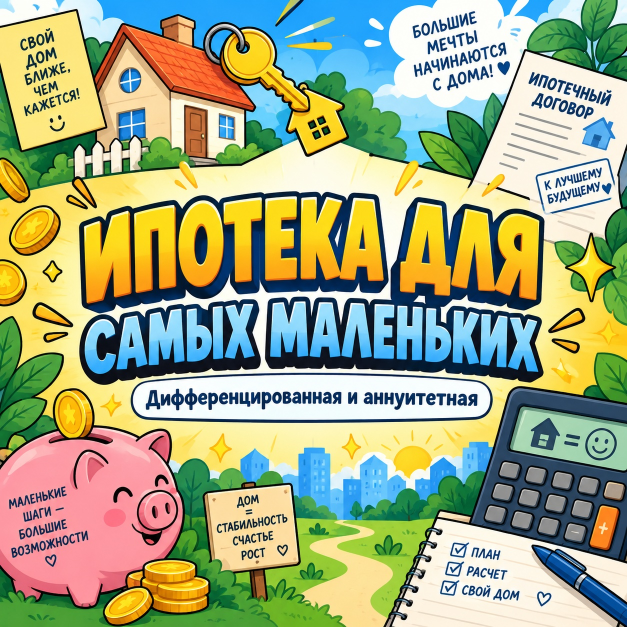
#> input picture 107_01.jpg, 1254 x 1254 px (shown at 1/2 size)
$ python sprite_cutter.py --input ../107_01.jpg
#> lines starting #> are read from the running program, lines starting #| are printed output that depends on the picture; after the words box and inside, x2 and y2 are one past the last pixel; in counts of white or black regions, pixels touching at a corner belong together
from pathlib import Path
from PIL import Image
import numpy as np
import argparse


def make_dark_mask(arr: np.ndarray, threshold: int) -> np.ndarray:
    r = arr[:, :, 0].astype(np.float32)
    g = arr[:, :, 1].astype(np.float32)
    b = arr[:, :, 2].astype(np.float32)
    a = arr[:, :, 3]

    luma = 0.299 * r + 0.587 * g + 0.114 * b

    return (a > 0) & (luma < threshold)


def find_runs(col_has: np.ndarray) -> list[tuple[int, int]]:
    runs = []
    start = None

    for x, has in enumerate(col_has):
        if has and start is None:
            start = x
        elif not has and start is not None:
            runs.append((start, x - 1))
            start = None

    if start is not None:
        runs.append((start, len(col_has) - 1))

    return runs


def merge_close_runs(runs: list[tuple[int, int]], max_gap: int) -> list[tuple[int, int]]:
    if not runs:
        return []

    merged = [runs[0]]

    for start, end in runs[1:]:
        prev_start, prev_end = merged[-1]
        gap = start - prev_end - 1

        if gap <= max_gap:
            merged[-1] = (prev_start, end)
        else:
            merged.append((start, end))

    return merged


def detect_sprite_intervals(mask: np.ndarray, frames: int, max_gap: int, min_width: int):
    col_has = mask.any(axis=0)

    runs = find_runs(col_has)
    runs = merge_close_runs(runs, max_gap=max_gap)
    runs = [(x1, x2) for x1, x2 in runs if (x2 - x1 + 1) >= min_width]

    if len(runs) != frames:
        raise RuntimeError(
            f"Найдено объектов: {len(runs)}, ожидалось: {frames}.\n"
            f"Интервалы: {runs}\n"
            f"Попробуй изменить --detect-threshold или --max-gap."
        )

    return runs


def main():
    parser = argparse.ArgumentParser()
    parser.add_argument("--input", required=True)
    parser.add_argument("--frames", type=int, default=12)
    parser.add_argument("--out", default="sprites_fixed")
    parser.add_argument("--prefix", default="run")

    parser.add_argument("--detect-threshold", type=int, default=140)
    parser.add_argument("--keep-threshold", type=int, default=210)
    parser.add_argument("--max-gap", type=int, default=20)
    parser.add_argument("--min-width", type=int, default=30)
    parser.add_argument("--padding", type=int, default=24)
    parser.add_argument("--bbox-expand", type=int, default=4)

    parser.add_argument("--frame-width", type=int, default=0)
    parser.add_argument("--frame-height", type=int, default=0)
    parser.add_argument("--anchor", choices=["center", "bottom"], default="center")

    args = parser.parse_args()

    input_path = Path(args.input)
    out_dir = Path(args.out)
    out_dir.mkdir(parents=True, exist_ok=True)

    img = Image.open(input_path).convert("RGBA")
    arr = np.array(img)
    h, w = arr.shape[:2]
#> h = 1254; w = 1254

    detect_mask = make_dark_mask(arr, args.detect_threshold)
#> in make_dark_mask, `r = arr[:, :, 0].astype(np.float32)`:
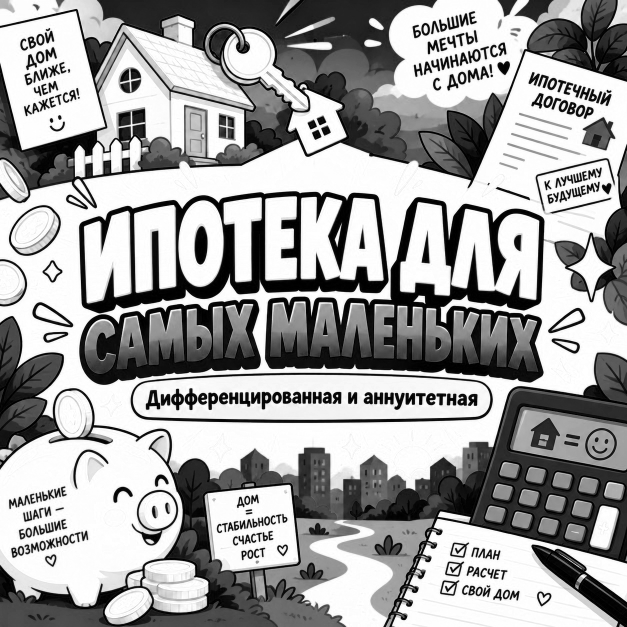
#> r: shape (1254, 1254) float32 (shown at 1/2 size); min 0, max 255, mean 160.4
#> in make_dark_mask, `g = arr[:, :, 1].astype(np.float32)`:
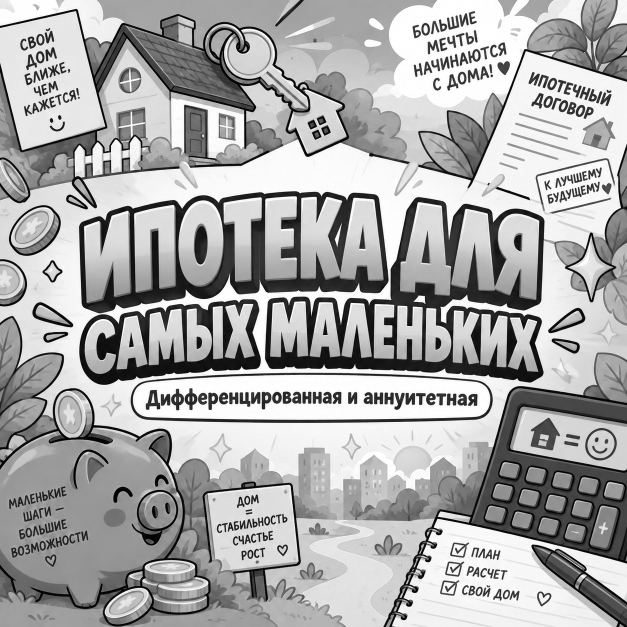
#> g: shape (1254, 1254) float32 (shown at 1/2 size); min 0, max 255, mean 169.1
#> in make_dark_mask, `b = arr[:, :, 2].astype(np.float32)`:
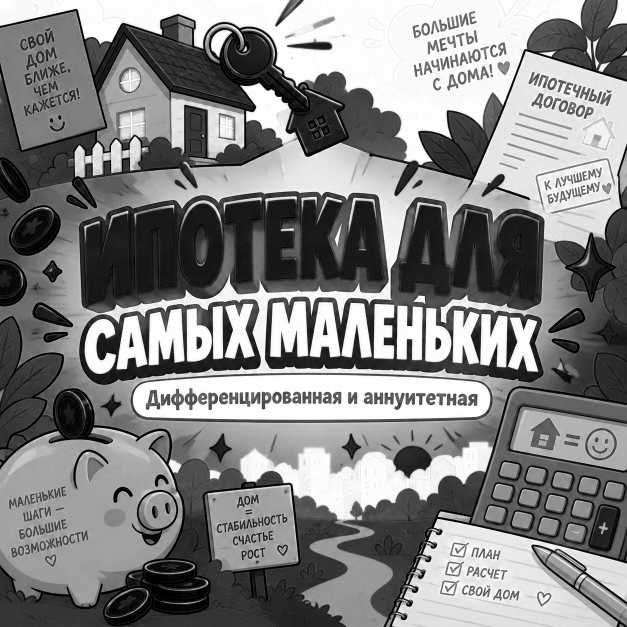
#> b: shape (1254, 1254) float32 (shown at 1/2 size); min 0, max 255, mean 132
#> in make_dark_mask, `a = arr[:, :, 3]`: a: shape (1254, 1254); every value is 255
#> in make_dark_mask, `luma = 0.299 * r + 0.587 * g + 0.114 * b`:
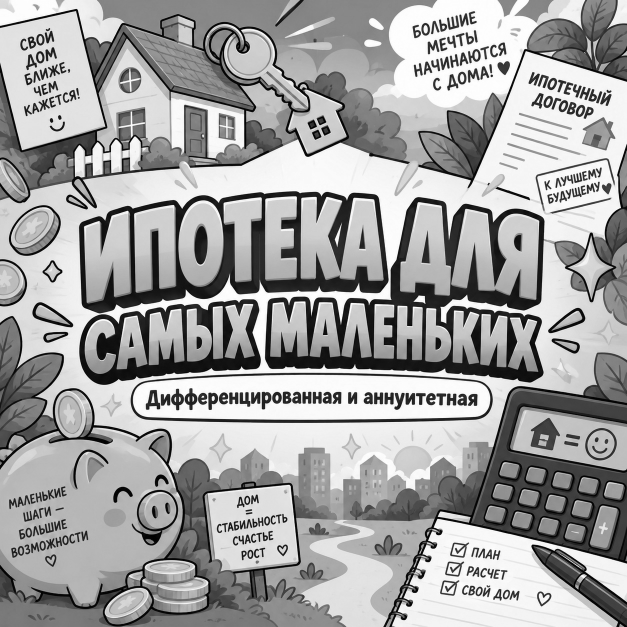
#> luma: shape (1254, 1254) float32 (shown at 1/2 size); min 0, max 255, mean 162.3
#> in make_dark_mask, `return (a > 0) & (luma < threshold)`:
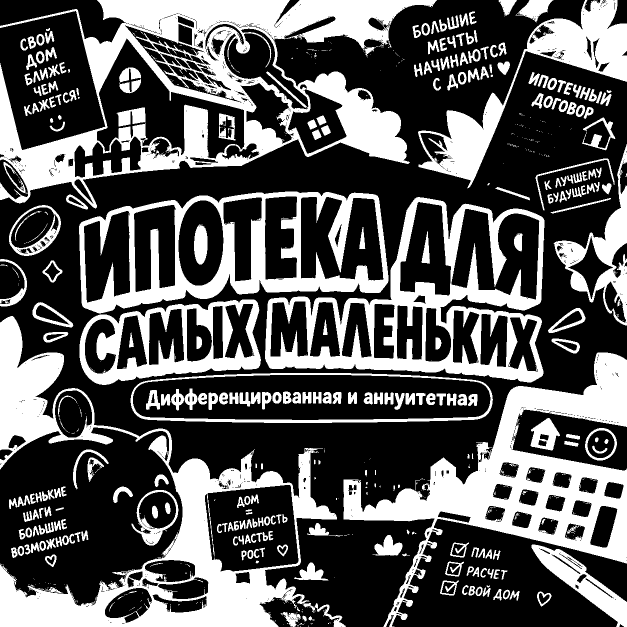
#> returned value: shape (1254, 1254) bool (shown at 1/2 size); 35.3% white; 875 white regions (574 under 20 px), largest, box (x1, y1, x2, y2) and area: (0, 0, 874, 417) 114982, (0, 632, 692, 1254) 93953, (687, 705, 1254, 1254) 79069
    keep_mask = make_dark_mask(arr, args.keep_threshold)
#> call 2 of make_dark_mask, with threshold = 210
#> in make_dark_mask (call 2), `return (a > 0) & (luma < threshold)`:
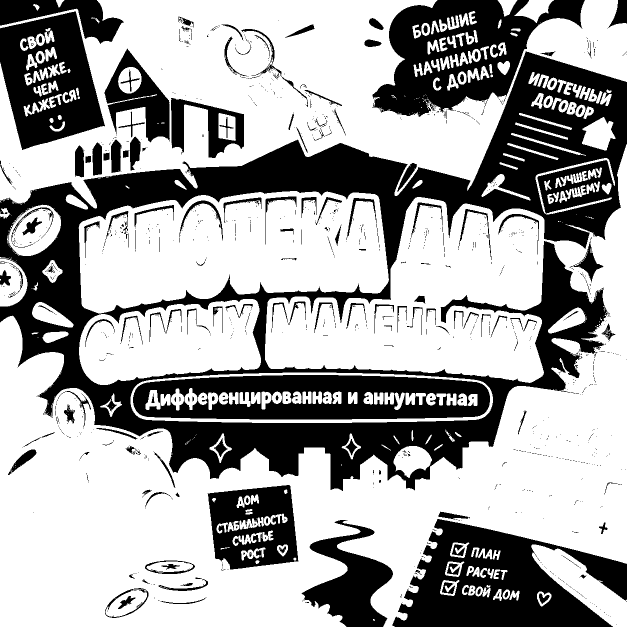
#> returned value: shape (1254, 1254) bool (shown at 1/2 size); 64.8% white; 1224 black regions (1043 under 20 px), largest, box (x1, y1, x2, y2) and area: (0, 103, 1254, 982) 265586, (785, 1038, 1254, 1254) 55530, (745, 0, 1170, 234) 47442

    # Делаем настоящий прозрачный фон:
    # всё, что не является тёмной линией, становится прозрачным.
    clean_arr = np.zeros_like(arr)
    clean_arr[keep_mask] = [0, 0, 0, 255]
    clean_img = Image.fromarray(clean_arr, "RGBA")
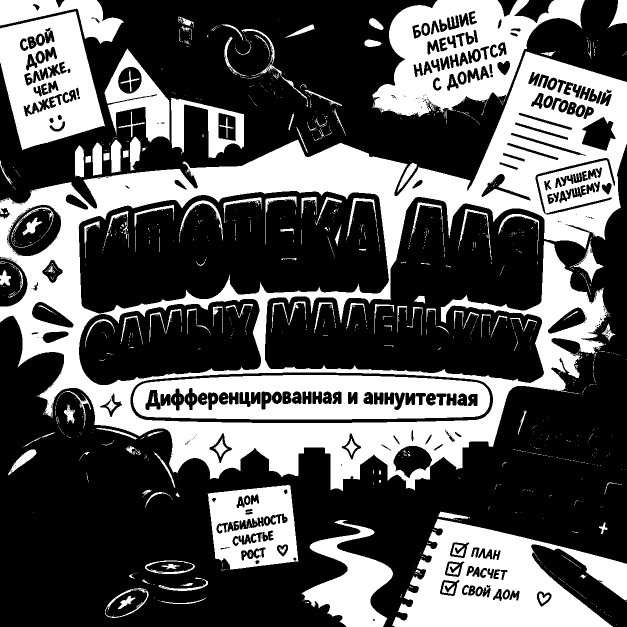
#> clean_img: PIL image 1254x1254 RGBA (shown at 1/2 size); mean R, G, B, A 0, 0, 0, 165.3; transparent parts drawn white

    intervals = detect_sprite_intervals(
        detect_mask,
        frames=args.frames,
        max_gap=args.max_gap,
        min_width=args.min_width,
    )
#> the loop in find_runs, `for x, has in enumerate(col_has):` made 1254 passes
#> start on pass 1: 0
#> after the loop in find_runs, `for x, has in enumerate(col_has):`: runs = []; start = 0
#> in detect_sprite_intervals, `runs = find_runs(col_has)`: runs = [(0, 1253)]

    bboxes = []

    for x1, x2 in intervals:
        submask = detect_mask[:, x1:x2 + 1]
        ys, xs = np.where(submask)

        if len(xs) == 0 or len(ys) == 0:
            continue

        bx1 = x1 + xs.min()
        bx2 = x1 + xs.max() + 1
        by1 = ys.min()
        by2 = ys.max() + 1

        bx1 = max(0, bx1 - args.bbox_expand)
        by1 = max(0, by1 - args.bbox_expand)
        bx2 = min(w, bx2 + args.bbox_expand)
        by2 = min(h, by2 + args.bbox_expand)

        bboxes.append((int(bx1), int(by1), int(bx2), int(by2)))

    if len(bboxes) != args.frames:
        raise RuntimeError(f"Получилось bbox: {len(bboxes)}, ожидалось: {args.frames}")

    max_sprite_w = max(x2 - x1 for x1, y1, x2, y2 in bboxes)
    max_sprite_h = max(y2 - y1 for x1, y1, x2, y2 in bboxes)

    frame_w = args.frame_width or (max_sprite_w + args.padding * 2)
    frame_h = args.frame_height or (max_sprite_h + args.padding * 2)

    saved = []

    for i, bbox in enumerate(bboxes, start=1):
        x1, y1, x2, y2 = bbox
        sprite = clean_img.crop((x1, y1, x2, y2))

        frame = Image.new("RGBA", (frame_w, frame_h), (0, 0, 0, 0))

        paste_x = (frame_w - sprite.width) // 2

        if args.anchor == "bottom":
            paste_y = frame_h - sprite.height - args.padding
        else:
            paste_y = (frame_h - sprite.height) // 2

        frame.alpha_composite(sprite, (paste_x, paste_y))

        output_path = out_dir / f"{args.prefix}_{i:03}.png"
        frame.save(output_path)
        saved.append(frame)

        print(f"Saved: {output_path} | sprite bbox={sprite.width}x{sprite.height} | frame={frame_w}x{frame_h}")

    sheet = Image.new("RGBA", (frame_w * args.frames, frame_h), (0, 0, 0, 0))

    for i, frame in enumerate(saved):
        sheet.alpha_composite(frame, (i * frame_w, 0))

    sheet_path = out_dir / f"{args.prefix}_sheet_fixed.png"
    sheet.save(sheet_path)

    print()
    print(f"Done: {args.frames} frames")
    print(f"Frame size: {frame_w}x{frame_h}")
    print(f"Fixed sheet: {sheet_path}")


if __name__ == "__main__":
#> (the run stopped early here; a loop or call above may not have finished)

$ run again, on 107_03.jpg
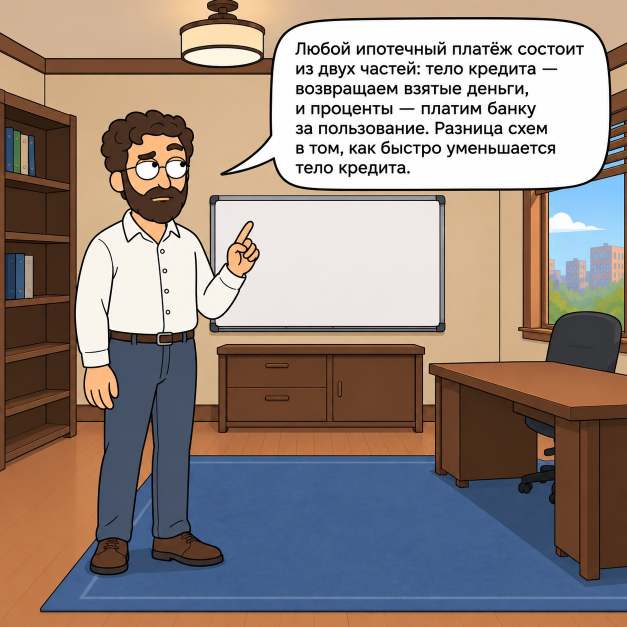
#> input picture 107_03.jpg, 1254 x 1254 px (shown at 1/2 size)
#> a: shape (1254, 1254); every value is 255
#> in make_dark_mask, `return (a > 0) & (luma < threshold)`:
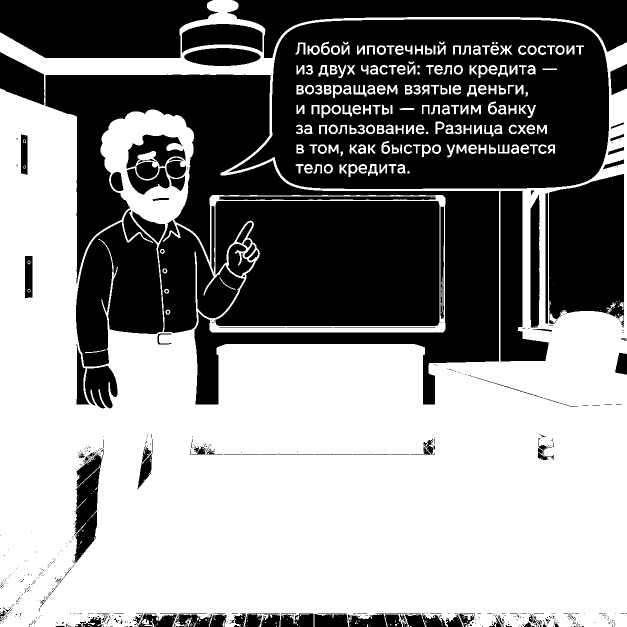
#> returned value: shape (1254, 1254) bool (shown at 1/2 size); 54.9% white; 760 black regions (572 under 20 px), largest, box (x1, y1, x2, y2) and area: (456, 39, 1218, 378) 189215, (91, 149, 998, 809) 143284, (431, 402, 879, 652) 103493
#> in main, `clean_img = Image.fromarray(clean_arr, "RGBA")`:
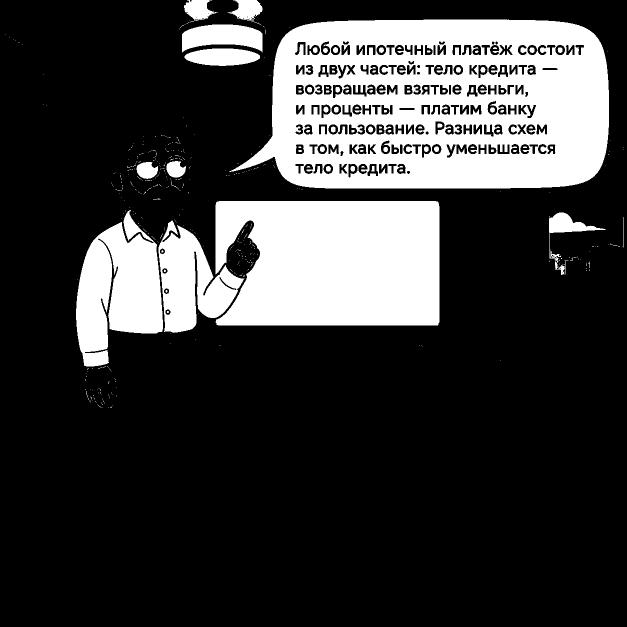
#> clean_img: PIL image 1254x1254 RGBA (shown at 1/2 size); mean R, G, B, A 0, 0, 0, 195.9; transparent parts drawn white
#> the loop in find_runs, `for x, has in enumerate(col_has):` made 1254 passes
#> start on pass 1: 0
#> after the loop in find_runs, `for x, has in enumerate(col_has):`: runs = []; start = 0
#> in detect_sprite_intervals, `runs = find_runs(col_has)`: runs = [(0, 1253)]

$ run again, on 107_04.jpg
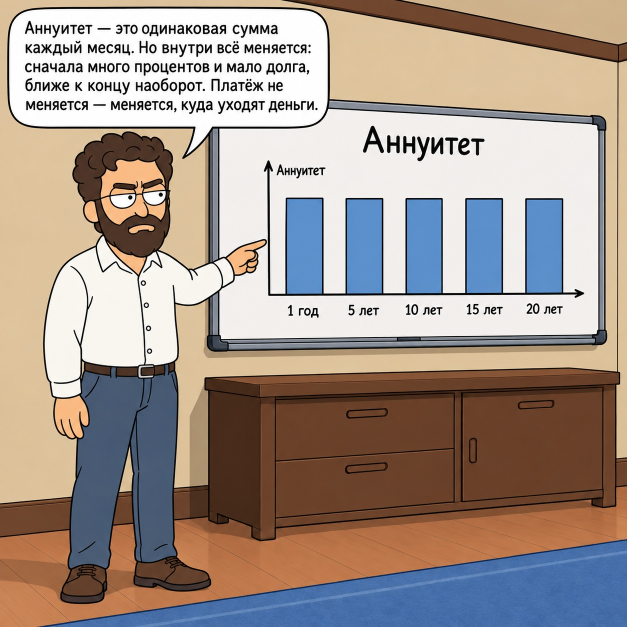
#> input picture 107_04.jpg, 1254 x 1254 px (shown at 1/2 size)
#> a: shape (1254, 1254); every value is 255
#> in make_dark_mask, `return (a > 0) & (luma < threshold)`:
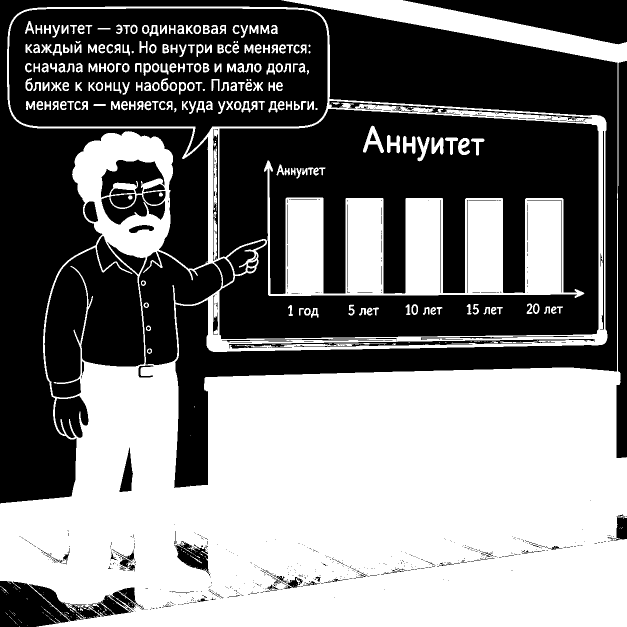
#> returned value: shape (1254, 1254) bool (shown at 1/2 size); 48.8% white; 431 white regions (221 under 20 px), largest, box (x1, y1, x2, y2) and area: (0, 0, 1254, 1254) 659767, (528, 321, 1169, 596) 75054, (726, 251, 768, 306) 870
#> in main, `clean_img = Image.fromarray(clean_arr, "RGBA")`:
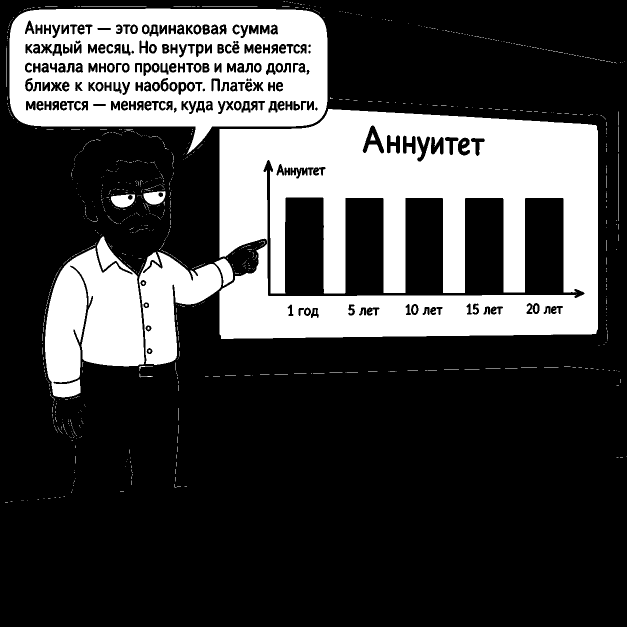
#> clean_img: PIL image 1254x1254 RGBA (shown at 1/2 size); mean R, G, B, A 0, 0, 0, 186.2; transparent parts drawn white
#> the loop in find_runs, `for x, has in enumerate(col_has):` made 1254 passes
#> start on pass 1: 0
#> after the loop in find_runs, `for x, has in enumerate(col_has):`: runs = []; start = 0
#> in detect_sprite_intervals, `runs = find_runs(col_has)`: runs = [(0, 1253)]

$ run again, on 107_05.jpg
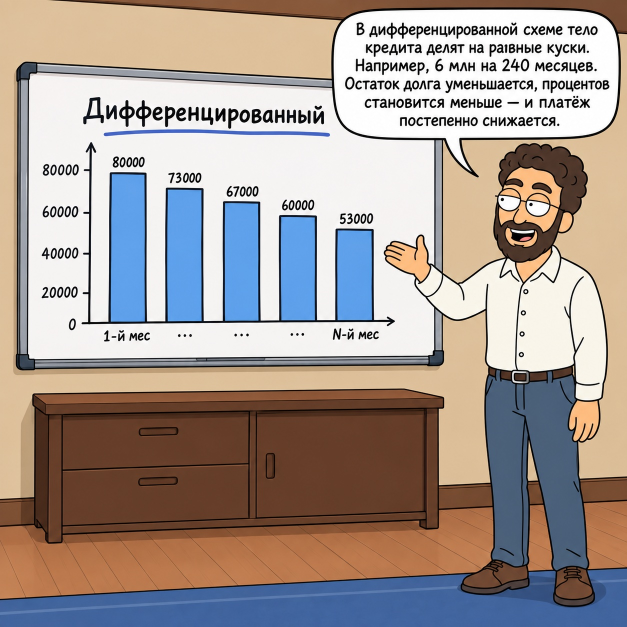
#> input picture 107_05.jpg, 1254 x 1254 px (shown at 1/2 size)
#> a: shape (1254, 1254); every value is 255
#> in main, `clean_img = Image.fromarray(clean_arr, "RGBA")`:
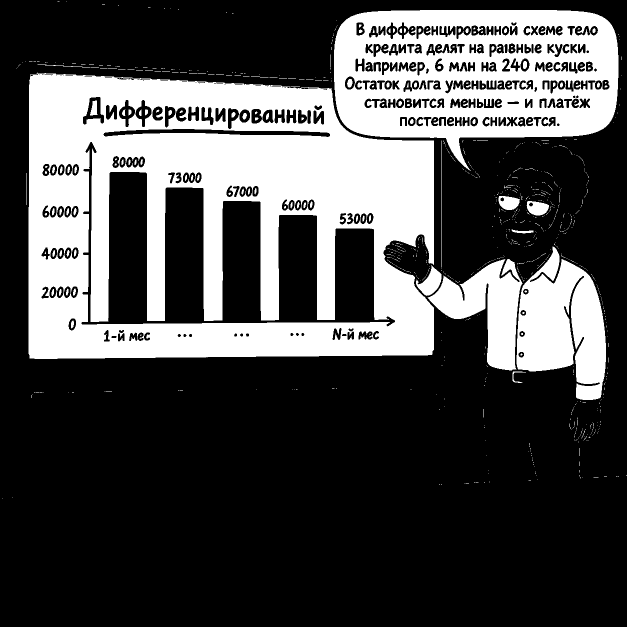
#> clean_img: PIL image 1254x1254 RGBA (shown at 1/2 size); mean R, G, B, A 0, 0, 0, 178.6; transparent parts drawn white
#> the loop in find_runs, `for x, has in enumerate(col_has):` made 1254 passes
#> start on pass 1: 0
#> after the loop in find_runs, `for x, has in enumerate(col_has):`: runs = []; start = 0
#> in detect_sprite_intervals, `runs = find_runs(col_has)`: runs = [(0, 1253)]
